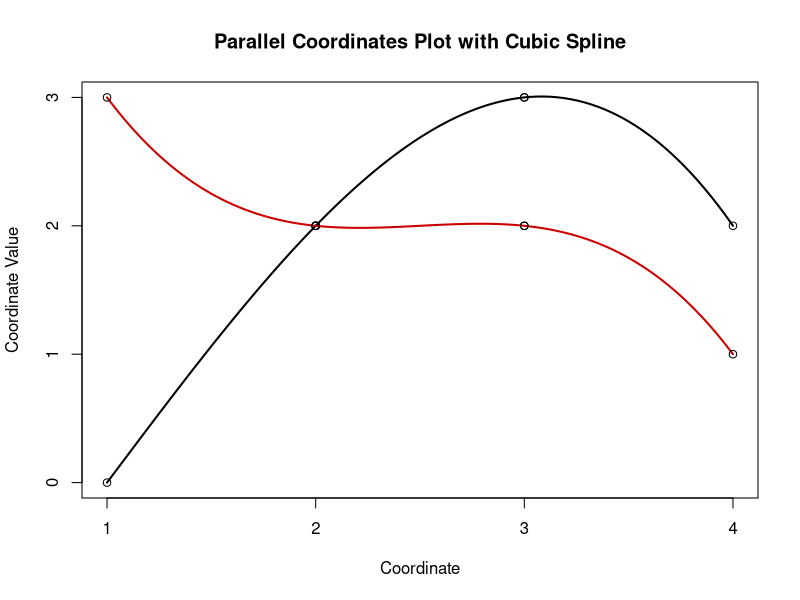

Write the R code that produced this figure.
# −−−−−−−−−−−−−−−−−−−−−−−−−−−−−−−−−−−−−−−−−−−−−−−−−−−−−−
# Name of QuantLet : MVApcp8
# −−−−−−−−−−−−−−−−−−−−−−−−−−−−−−−−−−−−−−−−−−−−−−−−−−−−−−
# Published in : Applied Multivariate Statistical Analysis
# −−−−−−−−−−−−−−−−−−−−−−−−−−−−−−−−−−−−−−−−−−−−−−−−−−−−−−
# Description : Computes parallel coordinates plot with 
# cubic spline interpolation.
# −−−−−−−−−−−−−−−−−−−−−−−−−−−−−−−−−−−−−−−−−−−−−−−−−−−−−−
# Keywords : pcp, parallel-coordinates-plot, financial,
# spline, interpolation, data visualization, plot, 
# graphical representation
# −−−−−−−−−−−−−−−−−−−−−−−−−−−−−−−−−−−−−−−−−−−−−−−−−−−−−−
# See also : MVApcphousing, MVApcp1, MVApcp2, MVApcp3, 
# MVApcp4, MVApcp5, MVApcp6, MVApcp7
# −−−−−−−−−−−−−−−−−−−−−−−−−−−−−−−−−−−−−−−−−−−−−−−−−−−−−−
# Author : Ji Cao, Song Song, Vladimir Georgescu, Awdesch Melzer
# −−−−−−−−−−−−−−−−−−−−−−−−−−−−−−−−−−−−−−−−−−−−−−−−−−−−−−
# Submitted : Tue, September 09 2014 by Awdesch Melzer
# −−−−−−−−−−−−−−−−−−−−−−−−−−−−−−−−−−−−−−−−−−−−−−−−−−−−−−
# Input : z1 - first data point
#         z2 - second data point
# −−−−−−−−−−−−−−−−−−−−−−−−−−−−−−−−−−−−−−−−−−−−−−−−−−−−−−

# clear all variables
rm(list = ls(all = TRUE))
graphics.off()

# parameter settings
z1  = c(0, 2, 3, 2)
z2  = c(3, 2, 2, 1)
n   = 400

x1  = spline(z1, n = n)
x2  = spline(z2, n = n)

# Plot
plot(x1, lwd = 2, type = "l", ylab = "Coordinate Value", xlab = "Coordinate", frame = TRUE, 
    axes = FALSE, xlim = c(1, 4), ylim = c(0, 3))
lines(x2, lwd = 2, col = "red3")
points(c(1, 2), c(3, 2))
points(c(1, 2), c(0, 2))
points(c(2, 3), c(2, 2))
points(c(2, 3), c(2, 3))
points(c(3, 4), c(3, 2))
points(c(3, 4), c(2, 1))
axis(side = 1, at = seq(1, 4), labels = seq(1, 4))
axis(side = 2, at = seq(0, 3), labels = seq(0, 3))
title("Parallel Coordinates Plot with Cubic Spline") 
